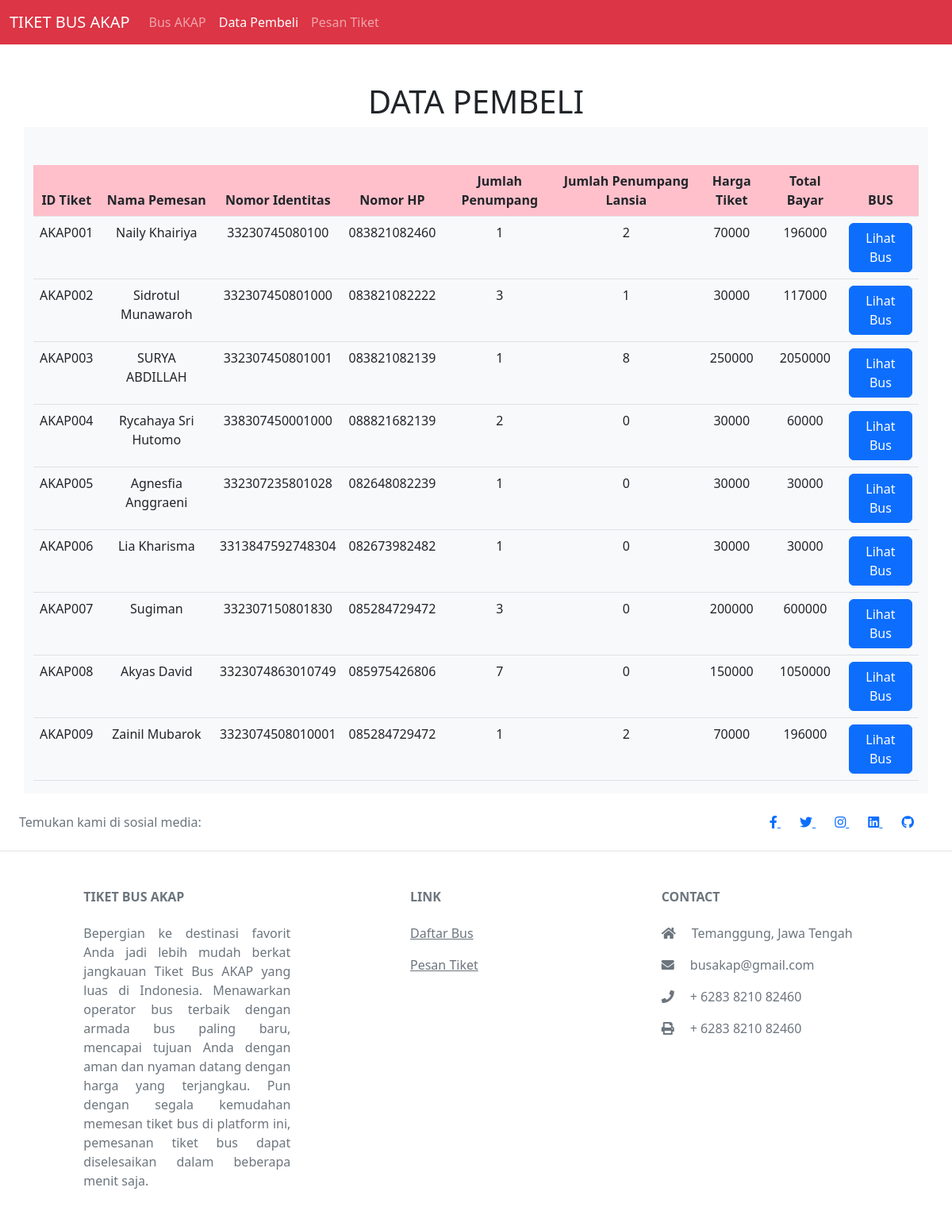
/pembeli.php, run on the app's committed database.
### tables this page shows
CREATE TABLE `pesanan` (
  `hp` varchar(15) NOT NULL,
  `kelas` varchar(50) NOT NULL,
  `tanggal` date NOT NULL,
  `jumlah_penumpang` int(11) NOT NULL,
  `jumlah_penumpang_lansia` int(11) NOT NULL,
  `harga_tiket` decimal(10,0) NOT NULL,
  `total_bayar` decimal(10,0) NOT NULL,
  `pemesan` varchar(50) DEFAULT NULL,
  `nik` varchar(16) DEFAULT NULL,
  `id` int(6) UNSIGNED NOT NULL
);

### database.php (called while the page is built, shortened)
<?php
$servername = "localhost";
$username = "username";
$password = "password";
$db_name = "tiket_akap";
$conn = new mysqli($servername, $username, $password, $db_name);
$sql2 = "SELECT * FROM pesanan";
$pesanan = $conn->query($sql2);

### pembeli.php (the view, shortened to what this page needs)
<!DOCTYPE html>
<html lang="en">
<head>
    <link href="https://cdn.jsdelivr.net/npm/bootstrap@5.2.0/dist/css/bootstrap.min.css" rel="stylesheet">
    <link rel="stylesheet" href="https://use.fontawesome.com/releases/v5.15.1/css/all.css">
</head>
<body>
    <nav class="navbar navbar-expand-lg navbar-dark bg-danger sticky-top">
        <div class="container-fluid">
            <a class="navbar-brand" href="index.php">TIKET BUS AKAP</a>
            <div class="collapse navbar-collapse" id="navbarNav">
                <ul class="navbar-nav">
                    <li class="nav-item">
                        <a class="nav-link" aria-current="page" href="index.php">Bus AKAP</a>
                    </li>
                    <li class="nav-item">
                        <a class="nav-link active" href="pembeli.php">Data Pembeli</a>
                    </li>
                    <li class="nav-item">
                        <a class="nav-link" href="pesan.php">Pesan Tiket</a>
                    </li>
                </ul>
            </div>
        </div>
    </nav>
    <br><br>
    <h1 style="text-align: center;">DATA PEMBELI</h1>
    <?php include 'database.php' ?>
    <div class="container">
        <div class="row justify-content-md-center">
            <div class="col-lg bg-light text-dark text-center">
                <table class="table table-hover mt-5">
                    <thead style="background-color: #FFC0CB;">
                        <tr>
                            <th scope="col">ID Tiket</th>
                            <th scope="col">Nama Pemesan</th>
                            <th scope="col">Nomor Identitas</th>
                            <th scope="col">Nomor HP</th>
                            <th scope="col">Jumlah Penumpang</th>
                            <th scope="col">Jumlah Penumpang Lansia</th>
                            <th scope="col">Harga Tiket</th>
                            <th scope="col">Total Bayar</th>
                            <th scope="col">BUS</th>
                        </tr>
                    </thead>
                    <tbody>
                        <?php while ($row = $pesanan->fetch_assoc()) { ?>
                            <tr>
                                <td>AKAP00<?= $row['id']; ?></td>
                                <td><?= $row['pemesan']; ?></td>
                                <td><?= $row['nik']; ?></td>
                                <td><?= $row['hp']; ?></td>
                                <td><?= $row['jumlah_penumpang']; ?></td>
                                <td><?= $row['jumlah_penumpang_lansia']; ?></td>
                                <td><?= $row['harga_tiket']; ?></td>
                                <td><?= $row['total_bayar']; ?></td>
                                <td><a class="btn btn-primary" href="detail.php?id=<?= $row['kelas']; ?>" role="button">Lihat Bus</a></td>
                            </tr>
                        <?php } ?>
                    </tbody>
                </table>
            </div>
        </div>
    </div>
    <footer class="text-center text-lg-start bg-white text-muted">
        <section class="d-flex justify-content-center justify-content-lg-between p-4 border-bottom">
            <div class="me-5 d-none d-lg-block">
                <span>Temukan kami di sosial media:</span>
            </div>
            <div>
                <a href="https://web.facebook.com/profile.php?id=100083606995507" class="me-4 link-grayish">
                    <i class="fab fa-facebook-f"></i>
                </a>
                <a href="https://twitter.com/nailykhry__" class="me-4 link-grayish">
                    <i class="fab fa-twitter"></i>
                </a>
                <a href="https://www.instagram.com/nailykhry/" class="me-4 link-grayish">
                    <i class="fab fa-instagram"></i>
                </a>
                <a href="https://www.linkedin.com/in/nailykhairiya/" class="me-4 link-grayish">
                    <i class="fab fa-linkedin"></i>
                </a>
                <a href="https://github.com/nailykhry" class="me-4 link-grayish">
                    <i class="fab fa-github"></i>
                </a>
            </div>
        </section>
        <section class="">
            <div class="container text-center text-md-start mt-5">
                <div class="row mt-3">
                    <div class="col-md-3 col-lg-4 col-xl-3 mx-auto mb-4">
                        <h6 class="text-uppercase fw-bold mb-4">
                            <i class="bi bi-sun"></i> TIKET BUS AKAP
                        </h6>
                        <p style="text-align: justify;">
                            Bepergian ke destinasi favorit Anda jadi lebih mudah berkat jangkauan Tiket Bus AKAP yang luas di Indonesia.
                            Menawarkan operator bus terbaik dengan armada bus paling baru, mencapai tujuan Anda dengan aman dan nyaman datang dengan harga yang terjangkau.
                            Pun dengan segala kemudahan memesan tiket bus di platform ini,
                            pemesanan tiket bus dapat diselesaikan dalam beberapa menit saja.
                        </p>
                    </div>
                    <div class="col-md-3 col-lg-2 col-xl-2 mx-auto mb-4">
                        <h6 class="text-uppercase fw-bold mb-4">
                            Link
                        </h6>
                        <p>
                            <a href="index.php" class="text-reset">Daftar Bus</a>
                        </p>
                        <p>
                            <a href="pesan.php" class="text-reset">Pesan Tiket</a>
                        </p>
                    </div>
                    <div class="col-md-4 col-lg-3 col-xl-3 mx-auto mb-md-0 mb-4">
                        <h6 class="text-uppercase fw-bold mb-4">Contact</h6>
                        <p><i class="fas fa-home me-3 text-grayish"></i> Temanggung, Jawa Tengah</p>
                        <p>
                            <i class="fas fa-envelope me-3 text-grayish"></i>
                            busakap@gmail.com
                        </p>
                        <p><i class="fas fa-phone me-3 text-grayish"></i> + 6283 8210 82460</p>
                        <p><i class="fas fa-print me-3 text-grayish"></i> + 6283 8210 82460</p>
                    </div>
                </div>
            </div>
        </section>
    </footer>
</body>
</html>

### data on the page
pesanan: id "1", pemesan "Naily Khairiya", nik "33230745080100", hp "083821082460", jumlah_penumpang "1", jumlah_penumpang_lansia "2", harga_tiket "70000", total_bayar "196000"
pesanan: id "2", pemesan "Sidrotul Munawaroh", nik "332307450801000", hp "083821082222", jumlah_penumpang "3", jumlah_penumpang_lansia "1", harga_tiket "30000", total_bayar "117000"
pesanan: id "3", pemesan "SURYA ABDILLAH", nik "332307450801001", hp "083821082139", jumlah_penumpang "1", jumlah_penumpang_lansia "8", harga_tiket "250000", total_bayar "2050000"
pesanan: id "4", pemesan "Rycahaya Sri Hutomo", nik "338307450001000", hp "088821682139", jumlah_penumpang "2", jumlah_penumpang_lansia "0", harga_tiket "30000", total_bayar "60000"
pesanan: id "5", pemesan "Agnesfia Anggraeni", nik "332307235801028", hp "082648082239", jumlah_penumpang "1", jumlah_penumpang_lansia "0", harga_tiket "30000", total_bayar "30000"
pesanan: id "6", pemesan "Lia Kharisma", nik "3313847592748304", hp "082673982482", jumlah_penumpang "1", jumlah_penumpang_lansia "0", harga_tiket "30000", total_bayar "30000"
pesanan: id "7", pemesan "Sugiman", nik "332307150801830", hp "085284729472", jumlah_penumpang "3", jumlah_penumpang_lansia "0", harga_tiket "200000", total_bayar "600000"
pesanan: id "8", pemesan "Akyas David", nik "3323074863010749", hp "085975426806", jumlah_penumpang "7", jumlah_penumpang_lansia "0", harga_tiket "150000", total_bayar "1050000"
pesanan: id "9", pemesan "Zainil Mubarok", nik "3323074508010001", hp "085284729472", jumlah_penumpang "1", jumlah_penumpang_lansia "2", harga_tiket "70000", total_bayar "196000"
